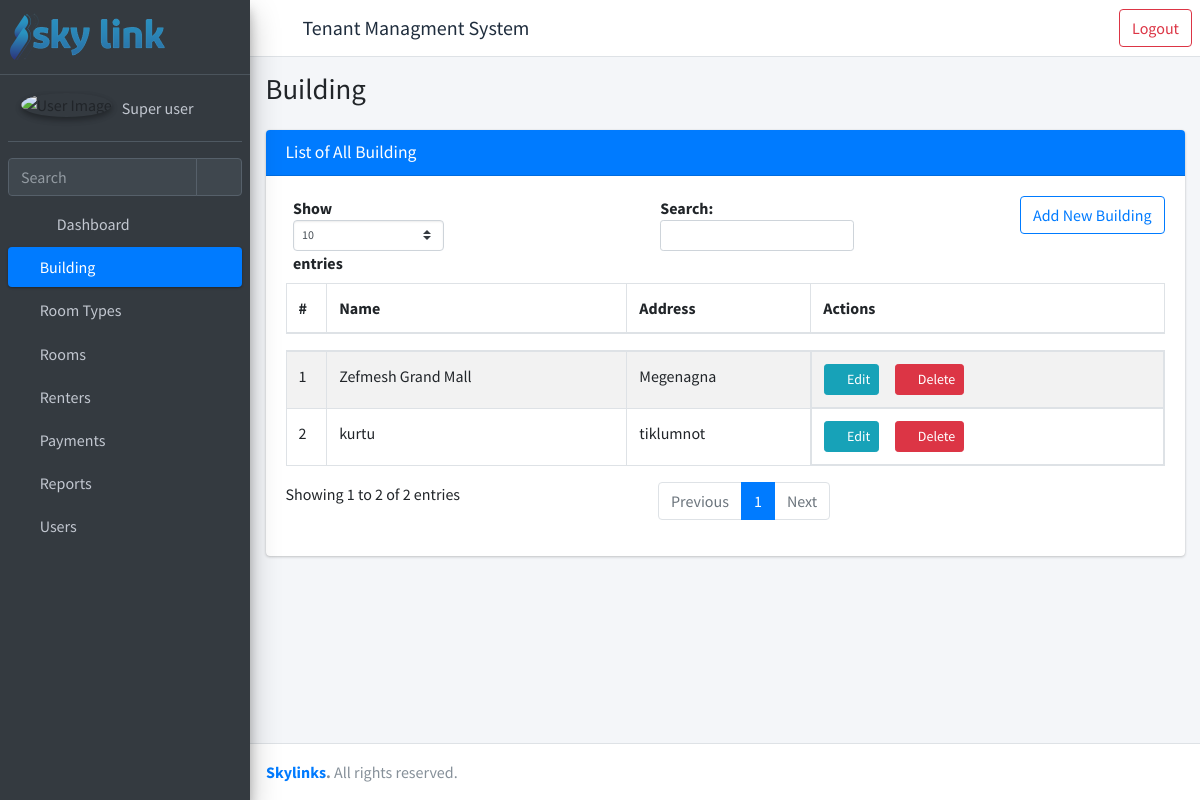
The page /list-building/ (signed in) on the database its author committed.
### rent/models.py (models this page shows, shortened)
class Building(models.Model):
    name = models.CharField(_("Name"), max_length=100)
    address = models.CharField(_("Address"), max_length=150)

### rent/views.py (the view)
# urls.py: path("list-building/", views.BuildingListView.as_view(), name = "list-buildings"),
class BuildingListView(LoginRequiredMixin, BuildingViewPermissionMixin, ListView):
    model = Building
    template_name = "rent/building-list.html"
    def get_context_data(self, **kwargs):
        context = super().get_context_data(**kwargs)
        context["title"] = "Building"
        context["open"] = "building"
        context['obj_model'] = "building"
        return {**context, **permissions(self.request)}

### templates/rent/building-list.html (shortened to what this page needs)
{% extends 'rent/homepage.html' %}
{% load static %}
{% block main_page %}
<div class="content">
    <div class="container-fluid">
        <div class="card">
            <div class="card-header bg-primary">
                <h3 class="card-title ">List of All {{ obj_model.capitalize }}</h3>
            </div>
            <div class="card-body">
                <a class="btn btn-outline-primary float-right mb-3"
                href="{% url 'register-building' %}">Add New Building</a>
                <table id="example1" class="table table-bordered table-striped" width="100%">
                    <thead>
                            <tr>
                                <th>#</th>
                                <th>Name</th>
                                <th>Address</th>
                                <th>Actions</th>
                            </tr>
                        </thead>
                        <tbody>
                        {% if object_list.count > 0 %}
                            {% for data in object_list %}
                                <tr>
                                    <td>{{ forloop.counter }}</td>
                                    <td>{{ data.name }}</td>
                                    <td>{{ data.address }}</td>
                                    <td class="product-action d-flex">
                                        <a class="btn btn-info btn-sm mr-3" href="{% url 'update-building' pk=data.id %}">
                                            <i class="fas fa-pencil-alt">
                                            </i>
                                            Edit
                                        </a>
                                        <a class="btn btn-danger btn-sm mr-3" href="{% url 'delete-building' pk=data.id  %}">
                                            <i class="fas fa-trash">
                                            </i>
                                            Delete
                                        </a>
                                    </td>
                                </tr>
                            {% endfor %}
                        {% else %}
                                <tr>
                                    <td colspan="3" class="dataTables_empty text-center" valign="top">No records found</td>
                                </tr>
                        {% endif %}
                            </tbody>
                        </table>
                    </div>
                </div>
            </div>
        </div>
        {% endblock main_page %}
        {% block scripts %}
        {% load static %}
        {% endblock scripts %}

### templates/rent/homepage.html (shortened to what this page needs)
{% load static %}
<!DOCTYPE html>
<html lang="en">
<head>
  <link rel="stylesheet" href=" {% static 'plugins/fontawesome-free/css/all.min.css' %} ">
  <link rel="stylesheet" href="{% static 'plugins/sweetalert2-theme-bootstrap-4/bootstrap-4.min.css' %}">
  <link rel="stylesheet" href=" {% static 'dist/css/adminlte.min.css' %}">
</head>
<body class="hold-transition sidebar-mini" >
  <div class="wrapper">
    <nav class="main-header navbar navbar-expand navbar-white navbar-light d-flex">
      <ul class="navbar-nav">
        <li class="nav-item">
          <a class="nav-link" data-widget="pushmenu" href="#" role="button"><i class="fas fa-bars"></i></a>
        </li>
        <li class="nav-item d-none d-sm-flex align-self-center">
          <h5 href="{% url 'home' %}" class="nav-item">Tenant Managment System</h5>
        </li>
      </ul>
          <ul class="navbar-nav ml-auto">
            <li>
              <a class="btn btn-outline-danger ml-auto" href = "{% url 'logout' %}">Logout</a>
            </li>
          </ul>
    </nav>
    <aside class="main-sidebar sidebar-dark-primary elevation-4">
      <a href="{% url 'home'%}" class="brand-link">
        <img src=" {% static 'images/skylink.png' %}" alt="AdminLTE Logo"
          style="opacity: .8">
      </a>
      <div class="sidebar">
        <div class="user-panel mt-3 pb-3 mb-3 d-flex">
          <div class="image">
            <img src=" {% static 'dist/img/avatar.png' %} " class="img-circle elevation-2" alt="User Image">
          </div>
          <div class="info">
            <a href="{% url 'user-info' %}" class="d-block">{{request.user.get_full_name}}</a>
          </div>
        </div>
        <div class="form-inline">
          <div class="input-group" data-widget="sidebar-search">
            <input class="form-control form-control-sidebar" type="search" placeholder="Search" aria-label="Search">
            <div class="input-group-append">
              <button class="btn btn-sidebar">
                <i class="fas fa-search fa-fw"></i>
              </button>
            </div>
          </div>
        </div>
        <nav class="mt-2">
          <ul class="nav nav-pills nav-sidebar flex-column" data-widget="treeview" role="menu" data-accordion="false">
            <li class="nav-item">
              <a href="{% url 'home' %}" class="nav-link {% if open == "dashboard" %}active{% endif %}">
                <i class="nav-icon fas fa-chart-pie"></i>
                <p>
                  Dashboard
                </p>
              </a>
            </li>
            {% if building_permission %}
              <li class="nav-item">
                <a href="{% url 'list-buildings' %}" class="nav-link {% if open == "building" %}active{% endif %}">
                  <i class="fa fa-building" aria-hidden="true"></i>
                  <p>
                    Building
                  </p>
                </a>
              </li>
            {% endif %}
            {% if roomtype_permission %}
            <li class="nav-item">
              <a href="{% url 'list-roomtypes' %}" class="nav-link {% if open == "roomtype" %}active{% endif %}">
                <i class="fa fa-building" aria-hidden="true"></i>
                <p>
                  Room Types
                </p>
              </a>
            </li>
          {% endif %}
            {% if roomtype_permission %}
              <li class="nav-item">
                <a href="{% url 'list-rooms' %}" class="nav-link {% if open == 'room' %}active{% endif %}">
                  <i class="fa fa-building" aria-hidden="true"></i>
                  <p>
                    Rooms
                  </p>
                </a>
              </li>
            {% endif %}
            {% if renter_permission %}
            <li class="nav-item">
              <a href="{% url 'list-renters' %}" class="nav-link {% if open == 'renter' %}active{% endif %}">
                <i class="fa fa-users" aria-hidden="true"></i>
                <p>
                  Renters
                </p>
              </a>
            </li>
            {% endif %}
            {% if payment_permission %}
              <li class="nav-item {% if open == "payment" %}menu-open{% elif open == "overdue"%} menu-open {% elif open == "penality"%}menu-open {% endif %} ">
                <a href="{% url 'list-payments' %}" class="nav-link {% if open == "payment" %}active {% elif open == "overdue"%} active {% elif open == "penality"%} active {% endif %}">
                  <i class="fa fa-credit-card" aria-hidden="true"></i>
                  <p>
                    Payments
                  </p>
                </a>
              </li>
            {% endif %}
            {% if report_permission %}
              <li class="nav-item">
                <a href="{% url 'list-menu-reports' %}" class="nav-link {% if open == "report" %}active{% endif %}">
                  <i class="fa fa-folder" aria-hidden="true"></i>
                  <p>
                    Reports
                  </p>
                </a>
              </li>
            {% endif %}
            {% if user_permission %}
              <li class="nav-item">
                <a href="{% url 'list-users' %}" class="nav-link {% if open == "user" %}active{% endif %}">
                  <i class="fa fa-users" aria-hidden="true"></i>
                  <p>
                    Users
                  </p>
                </a>
              </li>
            {% endif %}
          </ul>
        </nav>
      </div>
    </aside>
    <div class="content-wrapper">
      <div class="content-header">
        <div class="container-fluid">
          <div class="row mb-2">
            <div class="col-sm-6">
              <h1 class="m-0">{{ title }}</h1>
            </div>
          </div>
        </div>
      </div>
      {% block main_page %}
      {% endblock main_page %}
    </div>
    <footer class="main-footer">
      <strong><a href="{% url 'home' %}">Skylinks</a>.</strong> All rights reserved.
    </footer>
  </div>
</body>
</html>

### rows shown on the page
Building: name "Zefmesh Grand Mall", address "Megenagna"
Building: name "kurtu", address "tiklumnot"

### other values the page prints
{{ request.user.get_full_name }} "Super user"
{{ title }} "Building"
{{ obj_model.capitalize }} "Building"
